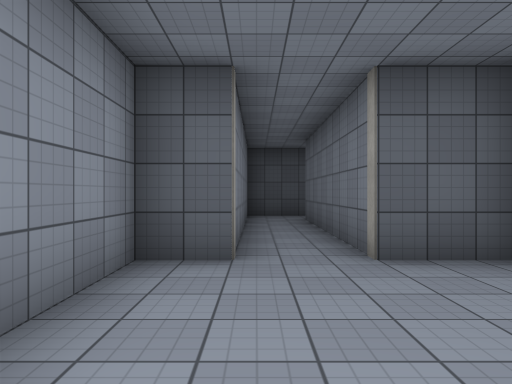
[1] (above)

24 first-person views from a walk through a scene from a Unity 3-D project. The camera is 1.4 m above the floor, looks level and sees 70° across. The floor is counted in squares, 2 m on a side. Each view is taken from the middle of a square. On the plan, view 1 faces up. The plan holds only what a view shows up to about 11 squares ahead; the rest is blank. The place goes on beyond the plan. The player character is not drawn. Door leaves are left out, so doorways stand open. Some surface patterns are stand-ins.

[2]
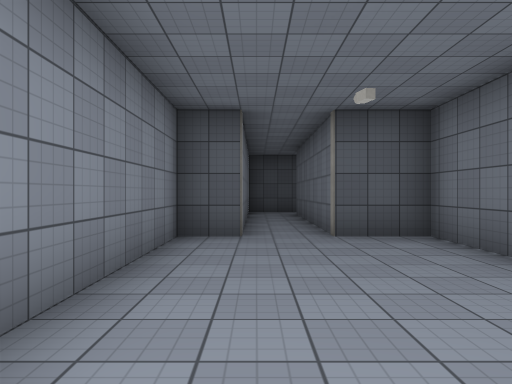

[3]
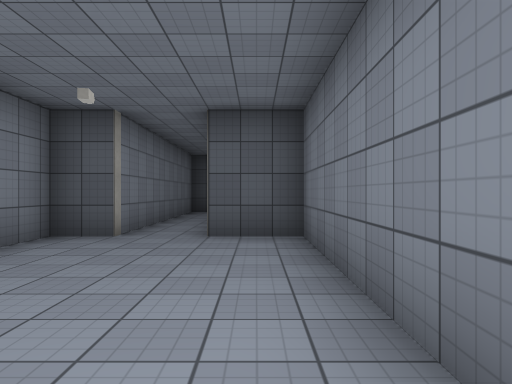

[4]
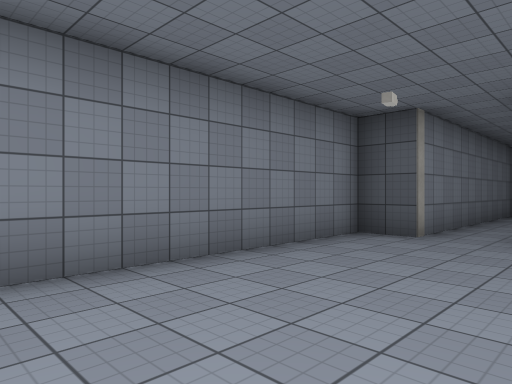

[5]
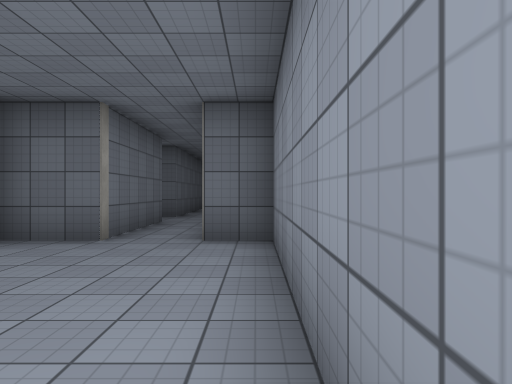

[6]
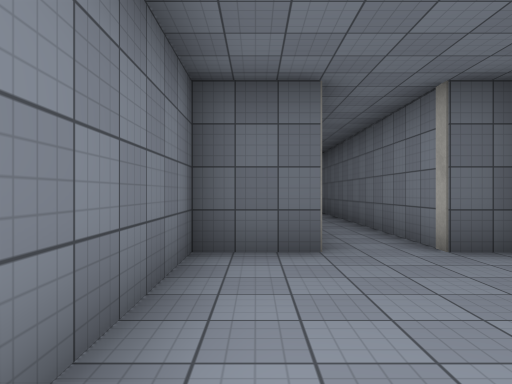

[7]
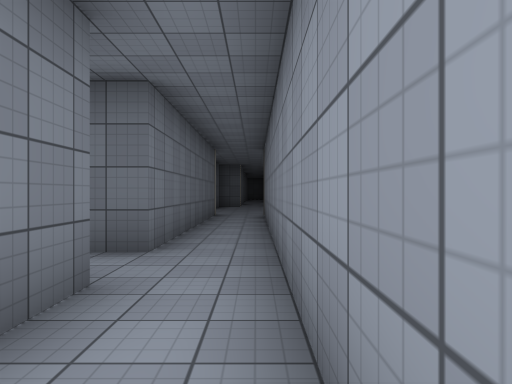

[8]
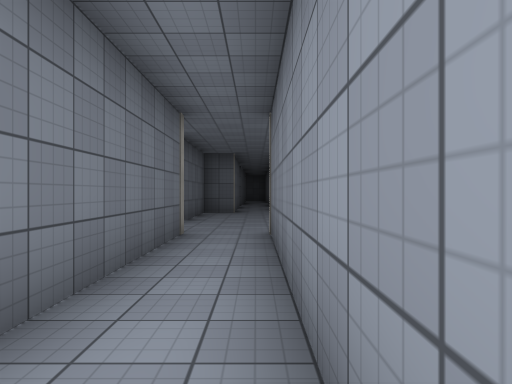

[9]
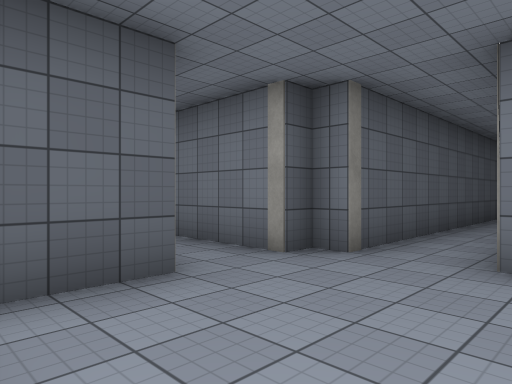

[10]
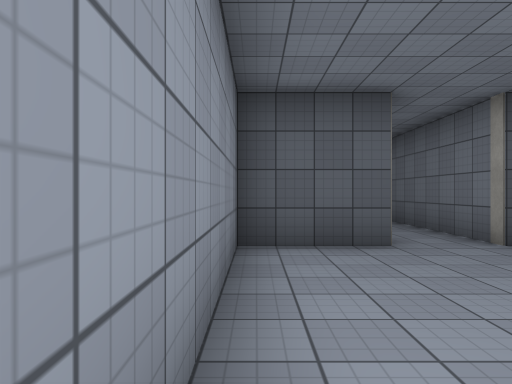

[11]
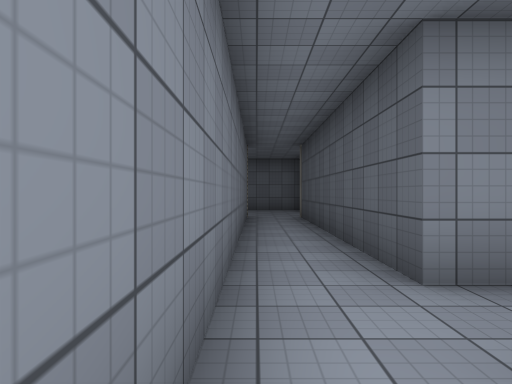

[12]
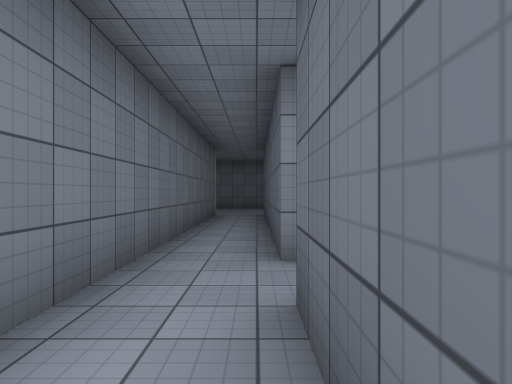

[13]
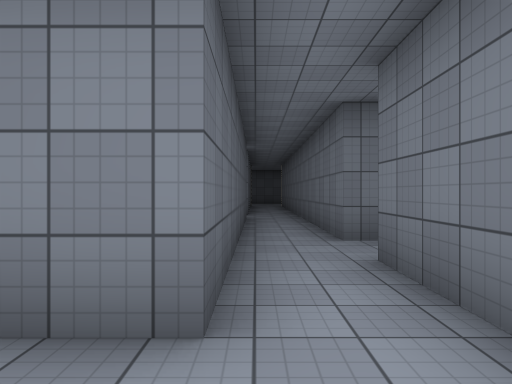

[14]
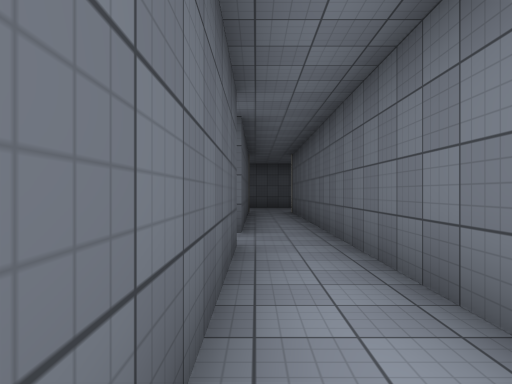

[15]
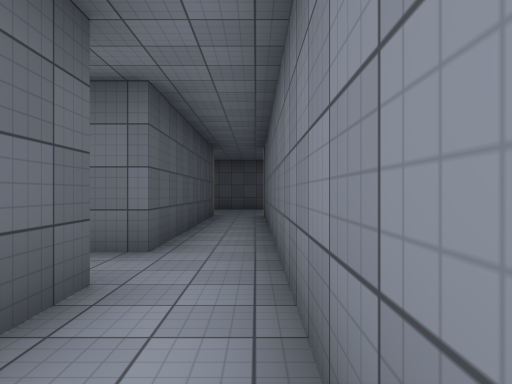

[16]
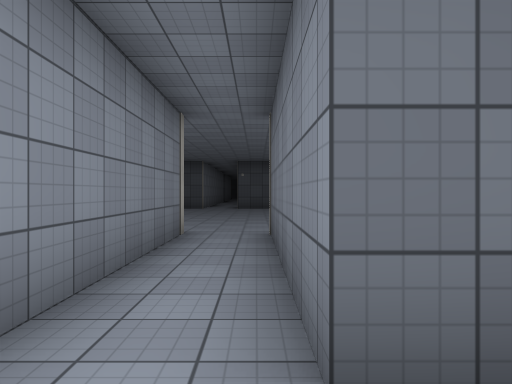

[17]
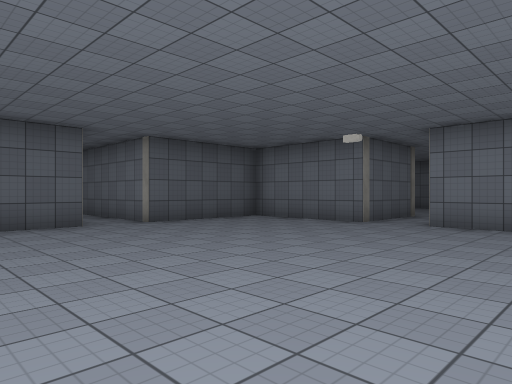

[18]
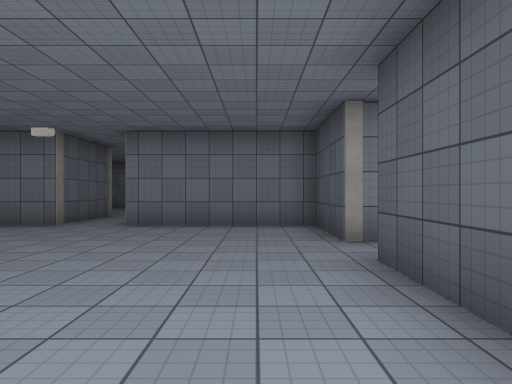

[19]
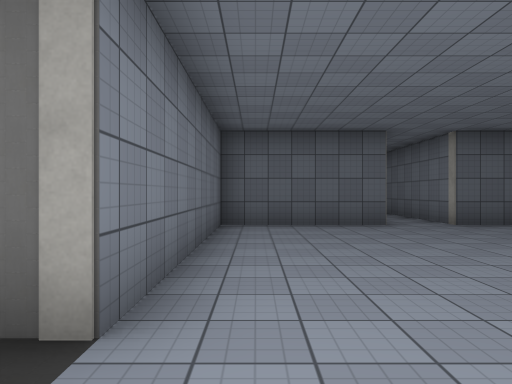

[20]
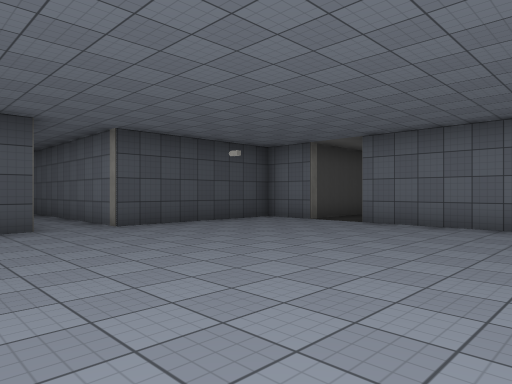

[21]
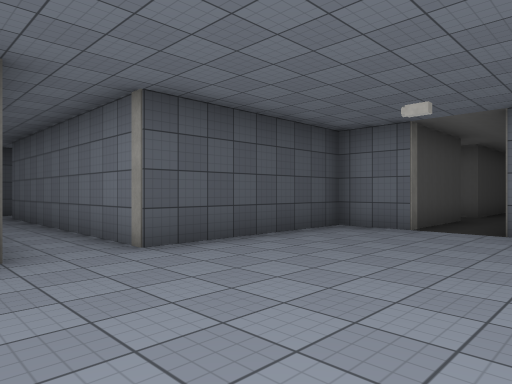

[22]
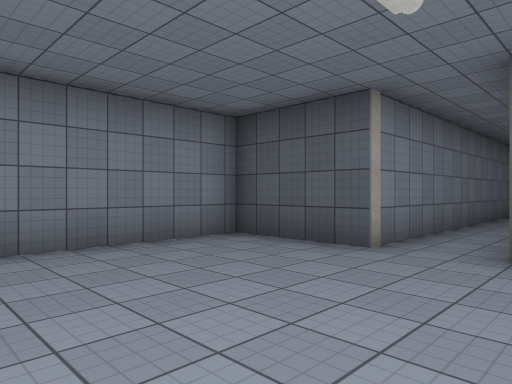

[23]
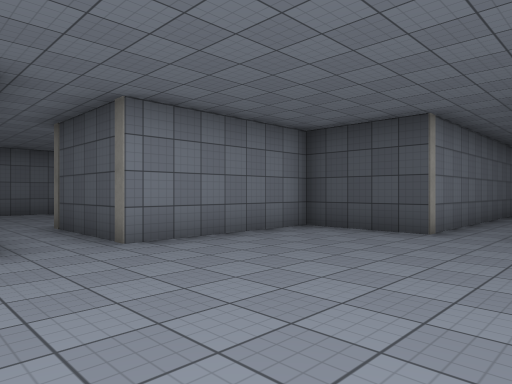

[24]
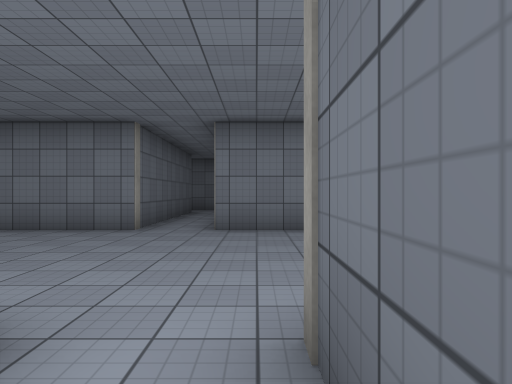

### Floor plan
Points are (right, up) in squares from view 1. A wall is a line through its corners. A room is listed if a view was taken in it or the views show most of it. See-through windows are left out.
Room 1 (views 1, 2, 3, 4, 5, 6)
walls: (1.2, -2.2) (2.8, -2.2) (2.8, 3.8) (1.2, 3.8) (1.2, 9.1); (1.5, 10.8) (-0.3, 10.8) (-0.3, 3.8) (-1.2, 3.8) (-1.2, -2.2) (-0.3, -2.2)
ways out: opening at (0.5, -3) to room 2
Room 2 (views 7, 8, 9, 10, 11, 13)
walls: (-0.1, -14.3) (-2.2, -14.3) (-2.2, -18.8); (1.2, -5.8) (1.2, -2.2); (1.8, -19) (1.8, -16.3) (12.8, -16.3); (9.3, -14) (9.3, -14.8) (1.8, -14.8) (1.8, -14.3) (1.2, -14.3) (1.2, -7.2) (7.3, -7.2); (-0.3, -2.2) (-0.3, -13.8); (12.6, -14.8) (10.8, -14.8) (10.8, -13.8)
ways out: opening at (0.5, -3) to room 1; opening at (11.5, -15.5) to room 3; opening at (7, -6.5) to room 4
Room 3 (views 12, 14, 15, 16, 17, 18, 19, 20, 21, 22, 23)
walls: (20.1, -9.7) (23.8, -9.7) (23.8, -3.7) (24.2, -3.7); (15.3, -6.2) (15.3, -9.7) (18.8, -9.7) (18.8, -14.3); (24.5, -2.3) (23.8, -2.3) (23.8, -0.7) (19.3, -0.7) (19.3, 6.2); (18.8, -14.8) (12.6, -14.8); (24.5, -14.8) (20.3, -14.8) (20.3, -10.3); (14.2, -16.8) (14.2, -16.3) (24.4, -16.3); (17.8, 7.5) (17.8, -0.7) (15.3, -0.7) (15.3, -4.8)
ways out: opening at (11.5, -15.5) to room 2; opening at (15, -5.5) to room 4
Room 4 (view 24)
walls: (12.2, -6.2) (15.3, -6.2); (7.3, -4) (7.3, -5.9); (7.3, -7.2) (7.3, -9.7); (15.3, -4.8) (12.3, -4.8)
ways out: opening at (7, -6.5) to room 2; opening at (15, -5.5) to room 3

Where each view was taken, in squares from view 1:
view 1: 0 up, 0 right, facing up
view 2: 2 down, 0 right, facing up
view 3: 2 down, 2 right, facing up
view 4: 2 down, 2 right, facing up-left
view 5: 3 up, 1 left, facing down
view 6: 2 up, 2 right, facing down
view 7: 3 down, 0 right, facing down
view 8: 8 down, 0 right, facing down
view 9: 17 down, 2 left, facing up-right
view 10: 19 down, 2 left, facing up
view 11: 16 down, 12 right, facing left
view 12: 15 down, 13 right, facing left
view 13: 15 down, 9 right, facing right
view 14: 15 down, 14 right, facing right
view 15: 16 down, 16 right, facing right
view 16: 16 down, 20 right, facing up
view 17: 2 down, 23 right, facing down-left
view 18: 2 down, 23 right, facing left
view 19: 2 down, 23 right, facing down
view 20: 8 down, 16 right, facing up-right
view 21: 5 down, 17 right, facing up-right
view 22: 5 down, 20 right, facing up-left
view 23: 7 down, 20 right, facing up-left
view 24: 5 down, 14 right, facing left
